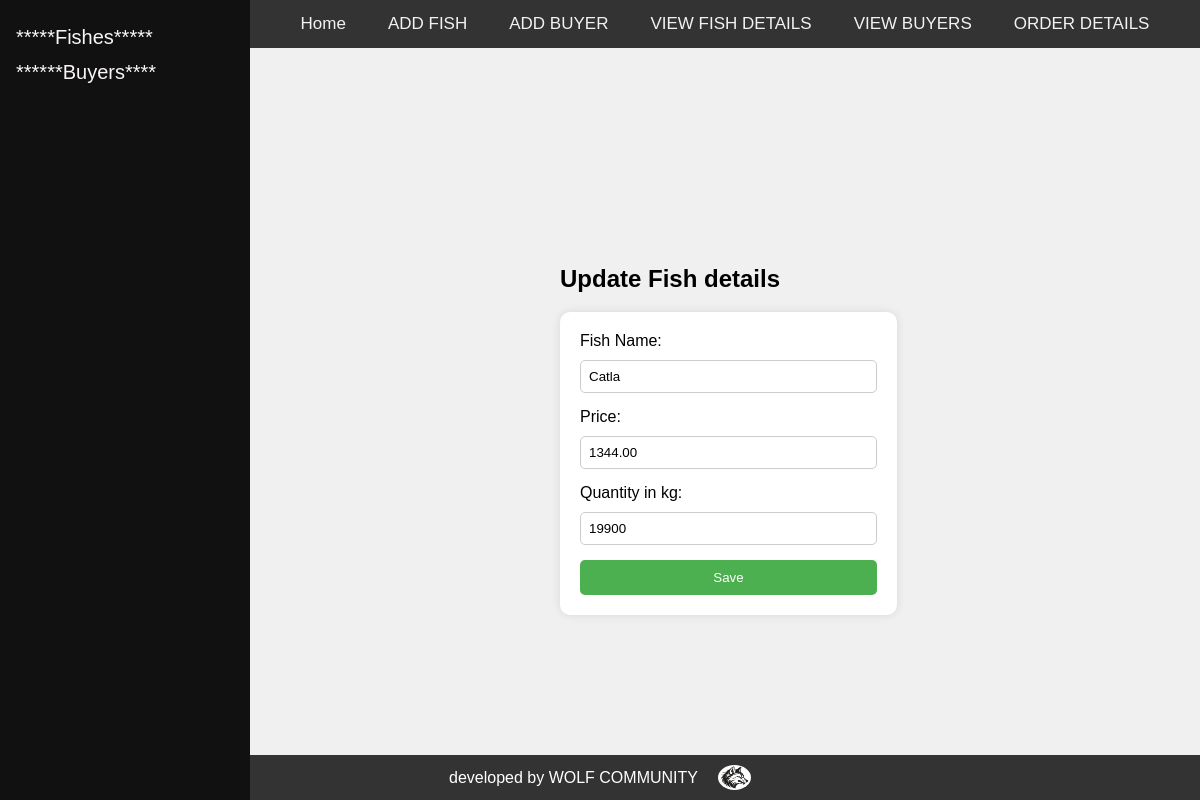
Page /admin_user/update_fish/Catla (signed in) on the committed database.
### myapp/models.py (models this page shows)
class FishDetails(models.Model):
    fish_id = models.AutoField(primary_key=True)
    fish_name = models.CharField('Fish Name', max_length=100)
    fish_price = models.DecimalField('Fish Price', max_digits=10, decimal_places=2)
    fish_quantity = models.PositiveIntegerField('Fish Quantity')
    date = models.DateField('Date', auto_now_add=True)

### myapp/views.py (the view)
# urls.py: path("admin_user/update_fish/<str:fish_name>",views.edit_fishes,name="edit_fish"),
def edit_fishes(request, fish_name):
    if request.user.is_admin:
        if request.method == "POST":
            fish = FishDetails.objects.get(fish_name=fish_name)
            fish.fish_name = request.POST.get("fish_name")
            fish.fish_price = request.POST.get("fish_price")
            fish.fish_quantity = request.POST.get("fish_quantity")
            fish.save()
            return redirect('fishes')
        else:  # Handle GET request
            fish = FishDetails.objects.get(fish_name=fish_name)
            return render(request, "update_fish.html", {'fish': fish})
    else:
        return render(request, "update_fish.html")  # You might want to return an error page or redirect instead

### templates/update_fish.html (shortened to what this page needs)
{% extends "admin_dashboard.html" %}
{% block body %}
<!DOCTYPE html>
<html lang="en">
<head>
</head>
<body>
    <h2>Update Fish details</h2>
    <form method="post">
        <label for="fishname">Fish Name:</label>
        <input type="text" name="fish_name" id="fish_name" value={{ fish.fish_name }}  required>
        <label for="fish_price">Price:</label>
        <input type="number" name="fish_price" id="fish_price" value={{ fish.fish_price }} required>
        <label for="fish_quantity">Quantity in kg:</label>
        <input type="number" name="fish_quantity" id="fish_quantity" value={{ fish.fish_quantity }} required>
        <button type="submit">Save</button>
    </form>
</body>
</html>
{% endblock body %}

### templates/admin_dashboard.html (style rules this page uses)
body { margin: 0; padding: 0; font-family: Arial, sans-serif; }

### templates/update_fish.html (style rules this page uses)
body { font-family: Arial, sans-serif; background-color: #f0f0f0; margin: 0; padding: 0; display: flex; justify-content: center; align-items: center; height: 100vh; }
form { background-color: #fff; padding: 20px; border-radius: 10px; box-shadow: 0 0 10px rgba(0, 0, 0, 0.1); width: 500px; max-width: 90%; }
label { display: block; margin-bottom: 10px; }
input[type="text"], input[type="number"] { width: 100%; padding: 8px; margin-bottom: 15px; border: 1px solid #ccc; border-radius: 5px; box-sizing: border-box; }
form button { background-color: #4CAF50; color: white; padding: 10px 20px; border: none; border-radius: 5px; cursor: pointer; width: 100%; display: block; }

### rows in the picture
FishDetails: fish_name "Catla", fish_price "1344.00", fish_quantity "19900"
